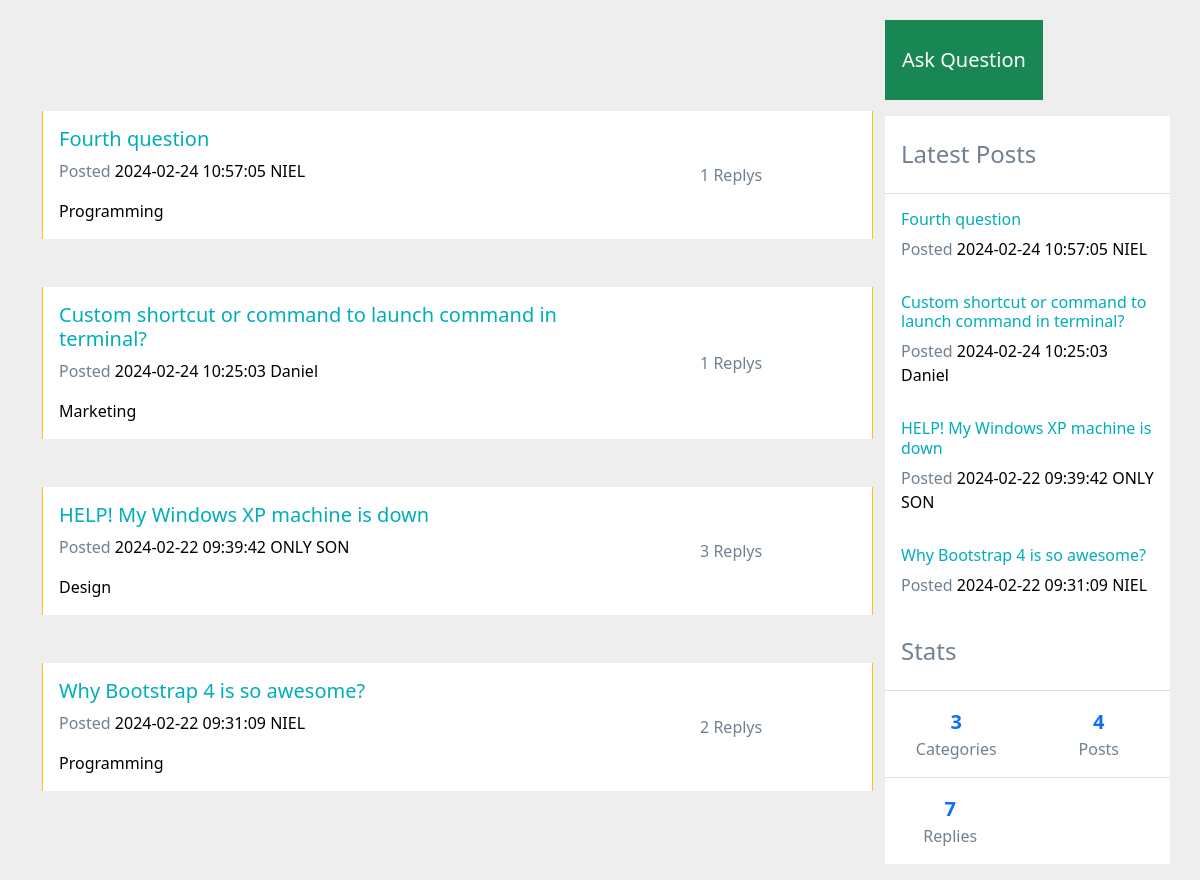
The page / on the database its author committed.
### tables this page shows
CREATE TABLE `posts` (
  `id` int(9) NOT NULL,
  `title` varchar(200) NOT NULL,
  `body` text NOT NULL,
  `author` varchar(200) NOT NULL,
  `category` varchar(200) NOT NULL,
  `created_at` timestamp NOT NULL DEFAULT current_timestamp()
);

### index.php (the view)
<?php include "includes/header.php";?>
<?php include "config/config.php";?>
<?php
$select = $conn->query("SELECT * FROM posts ORDER BY created_at DESC");
$allPost = $select->fetchAll(PDO::FETCH_OBJ);
?>
  <div class="container">
        <div class="row">
          <div style="margin-top: 43px;" class="col-lg-9 mb-3">
            <?php foreach($allPost as $post) : ?>
            <div  class="mt-5 card row-hover pos-relative py-3 px-3 mb-3 border-warning border-top-0 border-right-0 border-bottom-0 rounded-0">
              <div class="row align-items-center">
                <div class="col-md-8 mb-3 mb-sm-0">
                  <h5>
                    <a href="single.php?id=<?= $post->id;?>" class="text-primary"><?= $post->title;?></a>
                  </h5>
                  <p class="text-sm"><span class="op-6">Posted</span> <a class="text-black" href="#"><?= $post->created_at;?></a> <span class="op-6"></span> <a class="text-black" href="#"><?= $post->author;?></a></p>
                  <div class="text-sm op-5"> <a class="text-black mr-2" href="#"><?= $post->category;?></a></div>
                </div>
                <div class="col-md-4 op-7">
                  <?php
                   $selectReplies = $conn->query("SELECT * FROM replies WHERE post_id = $post->id");
                   $selectReplies->execute();
                   $allReplies = $selectReplies->fetchAll(PDO::FETCH_OBJ);
                  ?>
                  <div class="row text-center op-7">
                    <div class="col px-1"> <i class="ion-ios-chatboxes-outline icon-1x"></i> <span class="d-block text-sm"><?= count($allReplies);?> Replys</span> </div>
                  </div>
                </div>
              </div>
            </div>
            <?php endforeach;?>
          </div>
          <?php include "includes/sidebar.php";?>

### includes/header.php (shortened to what this page needs)
<html>
  <head>
    <link href="https://cdn.jsdelivr.net/npm/bootstrap@5.1.3/dist/css/bootstrap.min.css" rel="stylesheet">
    <link rel="stylesheet" href="style.css">
  </head>
  <body>

### includes/sidebar.php (shortened to what this page needs)
<?php
$select = $conn->query("SELECT * FROM posts ORDER BY created_at DESC LIMIT 0, 4");
$allPost = $select->fetchAll(PDO::FETCH_OBJ);
$selectCategory = $conn->query("SELECT count(*) AS category FROM categories");
$allCategories = $selectCategory->fetch(PDO::FETCH_OBJ);
$selectReply = $conn->query("SELECT count(*) AS reply FROM replies");
$allReplies = $selectReply->fetch(PDO::FETCH_OBJ);
?>
<div class="col-lg-3 mb-4 mb-lg-0 px-lg-0 mt-lg-0">
  <div
    data-settings="{&quot;parent&quot;:&quot;#content&quot;,&quot;mind&quot;:&quot;#header&quot;,&quot;top&quot;:10,&quot;breakpoint&quot;:992}"
    data-toggle="sticky" class="sticky" style="top: 85px;">
    <div class="sticky-inner">
      <a class="btn btn-lg btn-block btn-success rounded-0 py-4 mb-3 bg-op-6 roboto-bold"
        href="<?= APPURL ?>create-post.php">Ask Question</a>
      <div class="bg-white mb-3">
        <h4 class="px-3 py-4 op-5 m-0">
          Latest Posts
        </h4>
        <hr class="m-0">
        <?php foreach ($allPost as $post): ?>
          <div class="pos-relative px-3 py-3">
            <h6 class="text-primary text-sm">
              <a href="single.php?id=<?= $post->id; ?>" class="text-primary">
                <?= $post->title; ?>
              </a>
            </h6>
            <p class="mb-0 text-sm"><span class="op-6">Posted</span> <a class="text-black" href="#">
                <?= $post->created_at; ?>
              </a> <span class="op-6"></span> <a class="text-black" href="#">
                <?= $post->author; ?>
              </a></p>
          </div>
        <?php endforeach; ?>
        <div class="bg-white text-sm">
          <h4 class="px-3 py-4 op-5 m-0 roboto-bold">
            Stats
          </h4>
          <hr class="my-0">
          <div class="row text-center d-flex flex-row op-7 mx-0">
            <div class="col-sm-6 flex-ew text-center py-3 border-bottom border-right"> <a
                class="d-block lead font-weight-bold" href="#"><?= $allCategories->category;?></a> Categories </div>
            <div class="col-sm-6 col flex-ew text-center py-3 border-bottom mx-0"> <a
                class="d-block lead font-weight-bold" href="#"><?= count($allPost);?></a> Posts </div>
          </div>
          <div class="row d-flex flex-row op-7">
            <div class="col-sm-6 flex-ew text-center py-3 border-right mx-0"> <a class="d-block lead font-weight-bold"
                href="#"><?= $allReplies->reply;?></a> Replies </div>
        </div>
      </div>
    </div>
  </div>
</div>
</div>
</body>
</html>

### style.css (style rules this page uses)
body { margin-top:20px; background:#eee; color: #708090; }
a { text-decoration:none; }
.text-primary, a.text-primary:focus, a.text-primary:hover { color: #00ADBB!important; }
.text-black, .text-hover-black:hover { color: #000 !important; }
.font-weight-bold { font-weight: 700 !important; }

### rows shown on the page
posts: title "Fourth question", created_at "2024-02-24 10:57:05", author "NIEL", category "Programming", count($allReplies) "1"
posts: title "Custom shortcut or command to launch command in terminal?", created_at "2024-02-24 10:25:03", author "Daniel", category "Marketing", count($allReplies) "1"
posts: title "HELP! My Windows XP machine is down", created_at "2024-02-22 09:39:42", author "ONLY SON", category "Design", count($allReplies) "3"
posts: title "Why Bootstrap 4 is so awesome?", created_at "2024-02-22 09:31:09", author "NIEL", category "Programming", count($allReplies) "2"

### other values the page prints
$allCategories->category "3"
count($allPost) "4"
$allReplies->reply "7"
